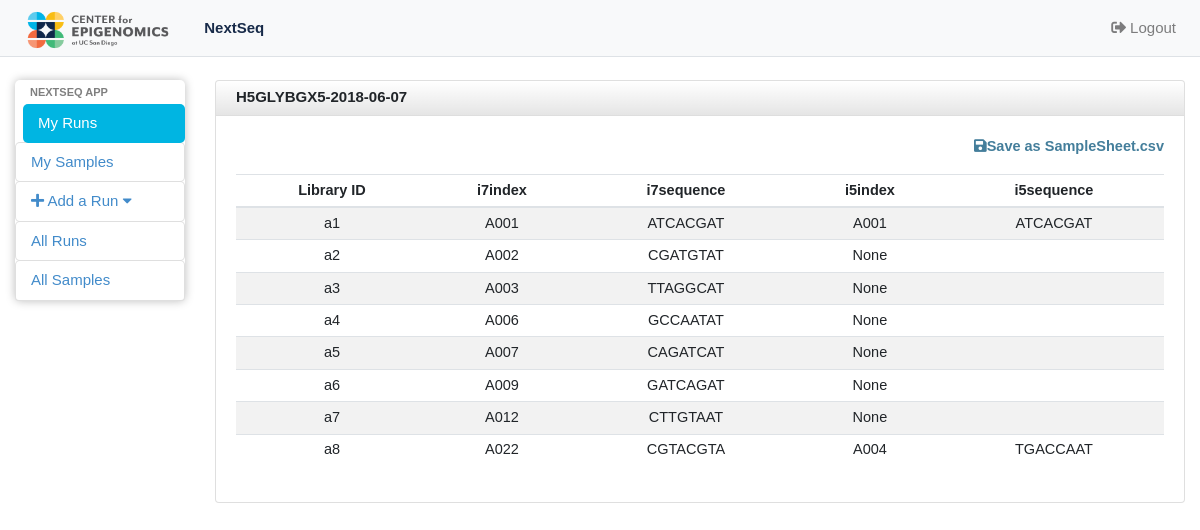
The app's page /nextseq_app/1/ (signed in) with its own data.
### nextseq_app/models.py (models this page shows, shortened)
class RunInfo(models.Model):
	Flowcell_ID  = models.CharField(max_length=200,unique=True, help_text='Please enter the FlowcellSerialNumber, like H5GLYBGX5')
	operator = models.ForeignKey(User, on_delete=models.CASCADE)
	date = models.DateField('I did this run on...',help_text='If the datepicker is not working, please enter in this form: yyyy-mm-dd, like 2018-04-03',blank=True,null=True)
	read_type_choice = (('SE','Single-end'),('PE','Paired-end'))
	read_type = models.CharField(max_length=2,choices=read_type_choice)
	read_length = models.CharField(max_length=50)
	class Meta:
		ordering = ['-date']

class SamplesInRun(models.Model):
	singlerun = models.ForeignKey(RunInfo, on_delete=models.CASCADE)
	Library_ID = models.CharField(max_length=200,unique=True)
	i7index = models.ForeignKey(Barcode,related_name='i7_index', on_delete=models.CASCADE, blank=True,null=True)
	i5index = models.ForeignKey(Barcode,related_name='i5_index',on_delete=models.CASCADE, blank=True,null=True)
	class Meta:
		ordering = ['Library_ID']

class Barcode(models.Model):
	indexid = models.CharField(max_length=200,unique=True)
	indexseq = models.CharField(max_length=200)
	def __str__(self):
		return self.indexid
	class Meta:
		ordering = ['indexid']

### nextseq_app/views.py (the view)
# urls.py: path('<int:pk>/', views.RunDetailView2.as_view(), name='rundetail'),
@method_decorator(login_required, name='dispatch')
class RunDetailView2(DetailView):
	model = RunInfo
	template_name = 'nextseq_app/details.html'
	def get_context_data(self, **kwargs):
		context = super().get_context_data(**kwargs)
		context['barcode'] = BarcodeDic()
		return context

### nextseq_app/templatetags/nextseq_app_tags.py (called while the page is built)
@register.filter
def key(d, key_name):
	if key_name:
		return d[str(key_name)]
	else:
		return ''

### nextseq_app/views.py (called while the page is built)
def BarcodeDic():
	barcodes_dic = {}
	barcodes_list = Barcode.objects.all()
	for barcodes in barcodes_list:
		barcodes_dic[barcodes.indexid] = barcodes.indexseq
	return barcodes_dic

### nextseq_app/templates/nextseq_app/details.html (shortened to what this page needs)
{% extends 'nextseq_app/base.html' %}
{% block body %}
{% load static %}
{% load nextseq_app_tags %}
<div id="wrapper">
  <nav class="navbar navbar-expand-lg navbar-default navbar-light bg-light fixed-top borderline">
    <a class="navbar-brand" href="#"><img alt="Charisma Logo" src="{% static 'nextseq_app/images/CFE_Brandmark-01.png' %}" class="crop" margin="-200px 0 -200px 0" width=auto height=50 /></a>
    <div class="collapse navbar-collapse" id="navbarNavDropdown">
      <ul class="navbar-nav">
        <li class="nav-item">
          <a class="nav-link active" href="{% url 'nextseq_app:index' %}"> NextSeq <span class="sr-only">(current)</span></a>
        </li>
      </ul>
      <ul class="navbar-nav ml-auto">
        <li class="nav-item">
          <a class="nav-link" href="{% url 'nextseq_app:logout' %}"><i class="fas fa-sign-out-alt"></i> Logout</a>
        </li>
      </ul>
    </div>
  </nav>
  <div class="container-fluid">
    <div class="row">
      <div id="sidebar" class="col-sm-2 col-md-2 col-lg-2" role="navigation">
        <div class="list-group">
          <li class="sidebar-header">Nextseq App</li>
          <a href="{% url 'nextseq_app:index' %}" class="list-group-item list-group-item-action-custom active">My Runs</a>
          <a href="{% url 'nextseq_app:usersamples' %}" class="list-group-item list-group-item-action-custom" >My Samples</a>
          <a href="#addrun" class="list-group-item list-group-item-action-custom" data-toggle="collapse" ><i class="fas fa-plus"></i> Add a Run <i class="fa fa-caret-down"></i></a>
          <a href="{% url 'nextseq_app:home' %}" class="list-group-item list-group-item-action-custom">All Runs</a>
          <a href="{% url 'nextseq_app:allsamples' %}" class="list-group-item list-group-item-action-custom" >All Samples</a>
        </div>
      </div>
      <div id="content" class="col-sm-10 col-md-10 col-lg-10">
        <div class="card">
          <div class="card-header fortable">
            {{ runinfo.Flowcell_ID }}-{{runinfo.date|date:"Y-m-d"}}
          </div>
          <div class="card-body">
            <p><a style="color:#447e9b; font-weight:bold; float:right" href="{% url 'nextseq_app:samplesheet_create' runinfo.id %}"> <i class="fas fa-save"></i>Save as SampleSheet.csv</a></p>
            <br />
            <table class="table table-sm table-striped text-center">
              <thead>
              <tr>
                <th>Library ID</th>
                <th>i7index</th>
                <th>i7sequence</th>
                <th>i5index</th>
                <th>i5sequence</th>
              </tr>
              </thead>
            {% for samples in runinfo.samplesinrun_set.all %}
              <tr>
                <td>{{samples.Library_ID}}</td>
                <td>{{samples.i7index}}</td>
                <td>{{ barcode|key:samples.i7index }}</td>
                <td>{{samples.i5index}}</td>
                <td>{{ barcode|key:samples.i5index }}</td>
              </tr>
            {% endfor %}
            </table>
          </div>
        </div>
      </div>
    </div>
  </div>
</div>
{% endblock %}

### nextseq_app/static/nextseq_app/css/style.css (style rules this page uses)
.navbar-default { border-bottom: 1px solid #dee2e6 !important; }
.borderline { border-bottom: "3px solid"; }
.crop { width: auto; height: 60px; margin: -20px 0 -20px 0; }
.nav-link.active { color: #182B49 !important; font-weight:bold !important; }
body { padding-top: 80px; background-color: #ffffff; font-size: 15px; font-family:"Mr Eaves Modern",Arial,sans-serif; }
#sidebar { border-radius: 5px; }
.card-body { padding: 50px 0px, ; font-size:14.5px; }
.sidebar-header { display: block; padding: 3px 15px; font-size: 11px; font-weight: bold; line-height: 18px; color: rgba(0, 0, 0, .5); text-shadow: 0 1px 0 rgba(255, 255, 255, 0.5); text-transform: uppercase; }
.list-group-item-action-custom { color: #428bca; background-color: white; -webkit-transition: .3s; -moz-transition: .3s; -ms-transition: .3s; -o-transition: .3s; transition: .3s; }
.list-group-item-action-custom.active { color: white; background-color: #00B5E2 ; margin-left: 8px; border-style: hidden; }
.list-group-item { border-radius: 5px; padding:8px 10px 8px 15px; }
.list-group { min-height: 0; box-shadow: 0 0 10px #BDBDBD; border-radius: 5px; border-bottom: 10px; margin-bottom: 0; padding-bottom: 0; max-height: none; padding:0px 0px 0px 0px; }
.card-header.fortable { border: none; padding-top: 5px; border-bottom: 1px solid #DEDEDE; border-radius: 3px 3px 0 0; -webkit-border-radius: 3px 3px 0 0; -moz-border-radius: 3px 3px 0 0; height: 35px; min-height: 35px !important; margin-bottom: 0; font-weight: bold; background: -moz-linear-gradient(top, rgba(255, 255, 255, 0) 0%, rgba(0, 0, 0, 0.1) 100%); background: -webkit-gradient(linear, left top, left bottom, color-stop(0%, rgba(255, 255, 255, 0)), color-stop(100%, rgba(0, 0, 0, 0.1))); background: -webkit-linear-gradient(top, rgba(255, 255, 255, 0) 0%, rgba(0, 0, 0, 0.1) 100%); background: -o-linear-gradient(top, rgba(255, 255, 255, 0) 0%, rgba(0, 0, 0, 0.1) 100%); background: -ms-linear-gradient(top, rgba(255, 255, 255, 0) 0%, rgba(0, 0, 0, 0.1) 100%); background: linear-gradient(to bottom, rgba(255, 255, 255, 0) 0%, rgba(0, 0, 0, 0.1) 100%); filter: progid:DXImageTransform.Microsoft.gradient(startColorstr='#00ffffff', endColorstr='#1a000000', GradientType=0); }

### records on screen
RunInfo: Flowcell_ID "H5GLYBGX5", date "2018-06-07"
SamplesInRun: Library_ID "a1", i7index "A001", i7index.indexid "ATCACGAT", i5index "A001", i5index.indexid "ATCACGAT"
SamplesInRun: Library_ID "a2", i7index "A002", i7index.indexid "CGATGTAT", i5index "None"
SamplesInRun: Library_ID "a3", i7index "A003", i7index.indexid "TTAGGCAT", i5index "None"
SamplesInRun: Library_ID "a4", i7index "A006", i7index.indexid "GCCAATAT", i5index "None"
SamplesInRun: Library_ID "a5", i7index "A007", i7index.indexid "CAGATCAT", i5index "None"
SamplesInRun: Library_ID "a6", i7index "A009", i7index.indexid "GATCAGAT", i5index "None"
SamplesInRun: Library_ID "a7", i7index "A012", i7index.indexid "CTTGTAAT", i5index "None"
SamplesInRun: Library_ID "a8", i7index "A022", i7index.indexid "CGTACGTA", i5index "A004", i5index.indexid "TGACCAAT"
